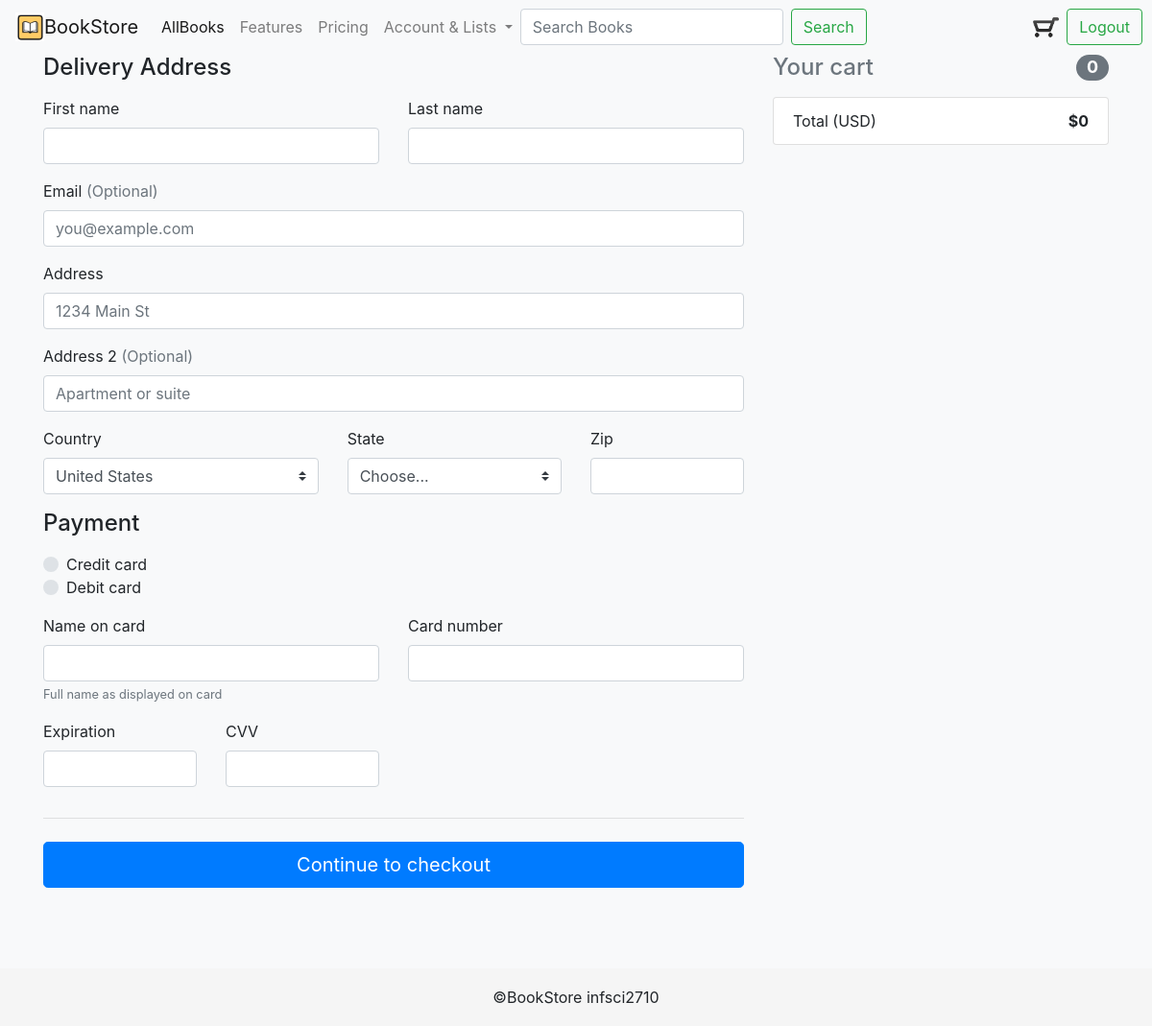
Before: /?page=cart (signed in) with the older database file.
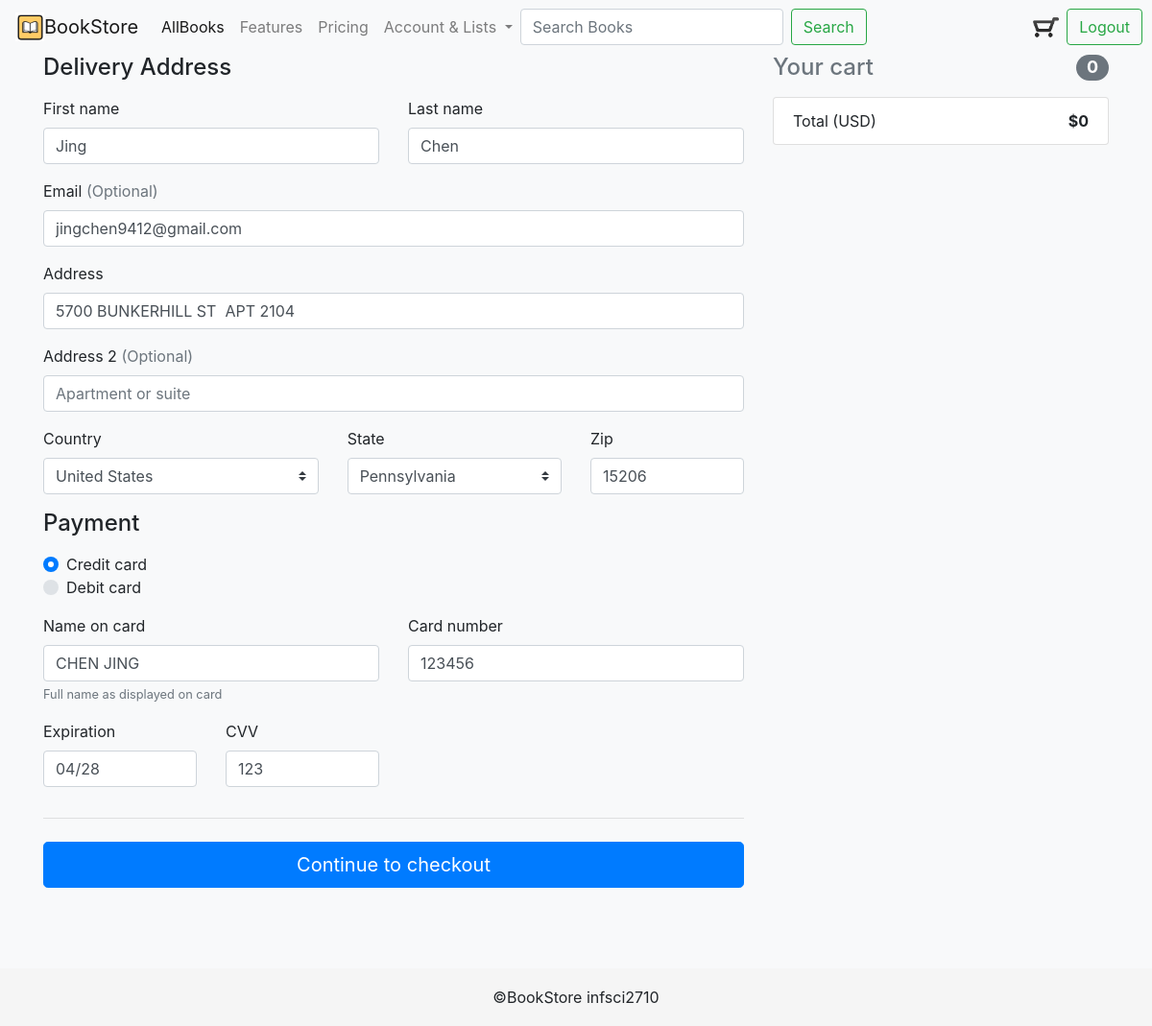
After: the same page with the newer database file.
### tables this page shows
CREATE TABLE IF NOT EXISTS `address_payment` (
  `address_id` int(32) NOT NULL,
  `first_name` varchar(50) NOT NULL,
  `last_name` varchar(50) NOT NULL,
  `email` varchar(100) DEFAULT NULL,
  `address` varchar(250) NOT NULL,
  `country` varchar(100) NOT NULL,
  `state` varchar(100) NOT NULL,
  `zip` int(10) NOT NULL,
  `card_type` varchar(20) NOT NULL,
  `name_on_card` varchar(100) NOT NULL,
  `card_number` int(11) NOT NULL,
  `expiration` varchar(20) NOT NULL,
  `cvv` int(10) NOT NULL
);

### functions.php (called while the page is built, shortened)
<?php
    $states = array(
    'AL'=>'Alabama',
    'AK'=>'Alaska',
    'AZ'=>'Arizona',
    'AR'=>'Arkansas',
    'CA'=>'California',
    'CO'=>'Colorado',
    'CT'=>'Connecticut',
    'DE'=>'Delaware',
    'DC'=>'District of Columbia',
    'FL'=>'Florida',
    'GA'=>'Georgia',
    'HI'=>'Hawaii',
    'ID'=>'Idaho',
    'IL'=>'Illinois',
    'IN'=>'Indiana',
    'IA'=>'Iowa',
    'KS'=>'Kansas',
    'KY'=>'Kentucky',
    'LA'=>'Louisiana',
    'ME'=>'Maine',
    'MD'=>'Maryland',
    'MA'=>'Massachusetts',
    'MI'=>'Michigan',
    'MN'=>'Minnesota',
    'MS'=>'Mississippi',
    'MO'=>'Missouri',
    'MT'=>'Montana',
    'NE'=>'Nebraska',
    'NV'=>'Nevada',
    'NH'=>'New Hampshire',
    'NJ'=>'New Jersey',
    'NM'=>'New Mexico',
    'NY'=>'New York',
    'NC'=>'North Carolina',
    'ND'=>'North Dakota',
    'OH'=>'Ohio',
    'OK'=>'Oklahoma',
    'OR'=>'Oregon',
    'PA'=>'Pennsylvania',
    'RI'=>'Rhode Island',
    'SC'=>'South Carolina',
    'SD'=>'South Dakota',
    'TN'=>'Tennessee',
    'TX'=>'Texas',
    'UT'=>'Utah',
    'VT'=>'Vermont',
    'VA'=>'Virginia',
    'WA'=>'Washington',
    'WV'=>'West Virginia',
    'WI'=>'Wisconsin',
    'WY'=>'Wyoming',
);
?>

### views/cart.php (the view, shortened to what this page needs)
<?php
  $arr = unserialize($_COOKIE["cart"]);
  $customer_id = $_SESSION['id'];
  if($customer_id){
  $query = "SELECT customer_address FROM customers WHERE customer_id=".$customer_id;
  $result = mysqli_query($link, $query);
  $row = mysqli_fetch_assoc($result);
  $address = $row['customer_address'];
  if($address){
    $query = "SELECT * FROM address_payment WHERE address_id=".$address;
    $result = mysqli_query($link, $query);
    $row = mysqli_fetch_assoc($result);
    $firstname = $row['first_name'];
    $lastname = $row['last_name'];
    $email = $row['email'];
    $address = $row['address'];
    $state = $row['state'];
    $zip = $row['zip'];
    $cc_name = $row['name_on_card'];
    $cc_number = $row['card_number'];
    $cc_expiration = $row['expiration'];
    $cc_cvv = $row['cvv'];
  }
  }
?>
<body class="bg-light">
    <div class="container">
      <div class="row">
        <div class="col-md-4 order-md-2 mb-4">
          <h4 class="d-flex justify-content-between align-items-center mb-3">
            <span class="text-muted">Your cart</span>
            <span class="badge badge-secondary badge-pill">
              <?php if(!empty($arr[0]))
                    echo count($arr);
                    else echo 0;
              ?></span>
          </h4>
          <ul class="list-group mb-3">
            <?php
              $sum = 0.0;
            ?>
            <li class="list-group-item d-flex justify-content-between">
              <span>Total (USD)</span>
              <strong>$<?php
              echo $sum;
              ?></strong>
            </li>
          </ul>
        </div>
        <div class="col-md-8 order-md-1">
          <h4 class="mb-3">Delivery Address</h4>
          <form class="needs-validation" autocomplete="on" method=POST action="?page=checkout" >
            <div class="row">
              <div class="col-md-6 mb-3">
                <label for="firstName" >First name</label>
                <input type="text" class="form-control" name="firstName" <?php echo "value=\"".$firstname."\""?> required>
              </div>
              <div class="col-md-6 mb-3">
                <label for="lastName">Last name</label>
                <input type="text" class="form-control" name="lastName" <?php echo "value=\"".$lastname."\""?> required>
              </div>
            </div>
            <div class="mb-3">
              <label for="email">Email <span class="text-muted">(Optional)</span></label>
              <input type="email" class="form-control" name="email" placeholder="you@example.com" <?php echo "value=\"".$email."\""?>>
            </div>
            <div class="mb-3">
              <label for="address">Address</label>
              <input type="text" class="form-control" name="address" placeholder="1234 Main St" required <?php echo "value=\"".$address."\""?>>
            </div>
            <div class="mb-3">
              <label for="address2">Address 2 <span class="text-muted">(Optional)</span></label>
              <input type="text" class="form-control" name="address2" placeholder="Apartment or suite">
            </div>
            <div class="row">
              <div class="col-md-5 mb-3">
                <label for="country">Country</label>
                <select class="custom-select d-block w-100" name="country" required>
                  <option selected="selected">United States</option>
                </select>
              </div>
              <div class="col-md-4 mb-3">
                <label for="state">State</label>
                <select class="custom-select d-block w-100" name="state" required>
                  <option <?php
                    echo "value=\"".$state."\">";
                    if($state)
                      echo $states[$state];
                    else
                      echo "Choose...";?>
                    </option>
                </select>
              </div>
              <div class="col-md-3 mb-3">
                <label for="zip">Zip</label>
                <input type="text" class="form-control" name="zip" <?php echo "value=\"".$zip."\""?> required>
              </div>
            </div>
            <h4 class="mb-3">Payment</h4>
            <div class="d-block my-3">
              <div class="custom-control custom-radio">
                <label class="custom-control-label" for="credit">Credit card</label>
              </div>
              <div class="custom-control custom-radio">
                <label class="custom-control-label" for="debit">Debit card</label>
              </div>
            </div>
            <div class="row">
              <div class="col-md-6 mb-3">
                <label for="cc-name">Name on card</label>
                <input type="text" class="form-control" name="cc-name" <?php echo "value=\"".$cc_name."\""?> required>
                <small class="text-muted">Full name as displayed on card</small>
              </div>
              <div class="col-md-6 mb-3">
                <label for="cc-number">Card number</label>
                <input type="text" class="form-control" name="cc-number" <?php echo "value=\"".$cc_number."\""?> required>
              </div>
            </div>
            <div class="row">
              <div class="col-md-3 mb-3">
                <label for="cc-expiration">Expiration</label>
                <input type="text" class="form-control" name="cc-expiration" <?php echo "value=\"".$cc_expiration."\""?> required>
              </div>
              <div class="col-md-3 mb-3">
                <label for="cc-expiration">CVV</label>
                <input type="text" class="form-control" name="cc-cvv" <?php echo "value=\"".$cc_cvv."\""?> required>
              </div>
            </div>
            <hr class="mb-4">
            <button class="btn btn-primary btn-lg btn-block"  type="submit">Continue to checkout</button>
          </form>
        </div>
      </div>
      <footer class="my-5 pt-5 text-muted text-center text-small">
      </footer>
    </div>
  </body>

### views/header.php (shortened to what this page needs)
<!DOCTYPE html>
<html lang="en">
  <head>
    <link rel="stylesheet" type="text/css" href="./styles.css">
    <link rel="stylesheet" href="https://maxcdn.bootstrapcdn.com/bootstrap/4.0.0/css/bootstrap.min.css">
  </head>
  <body>
<nav class="navbar sticky-top navbar-expand-lg navbar-light bg-light ">
  <a class="navbar-brand" href="http://localhost/onlinebookstore/"><img src="pic/bookstore_icon.png" width="30" height="30" class="d-inline-block align-top" alt="">BookStore</a>
  <div class="collapse navbar-collapse" id="navbarNavDropdown">
    <ul class="navbar-nav">
      <li class="nav-item active">
        <a class="nav-link" href="http://localhost/onlinebookstore/?page=search">AllBooks <span class="sr-only">(current)</span></a>
      </li>
      <li class="nav-item">
        <a class="nav-link" href="#">Features</a>
      </li>
      <li class="nav-item">
        <a class="nav-link" href="#">Pricing</a>
      </li>
      <li class="nav-item dropdown">
        <a class="nav-link dropdown-toggle" href="#" id="navbarDropdownMenuLink" data-toggle="dropdown" aria-haspopup="true" aria-expanded="false">
          Account & Lists
        </a>
      </li>
    </ul>
    <form class="form-inline">
    <input type="text" name="q" class="form-control mr-sm-2" id="search" placeholder="Search Books">
    <button class="btn btn-outline-success my-2 my-sm-0" type="submit">Search</button>
  </form>
    <div class="loginandsignup" style="position: fixed;right: 10px;">
      <?php if ($_SESSION['id']) { ?>
        <a href="?page=cart"><img src="pic/cart.png"  width="35" height="35"></a>
        <a class="btn btn-outline-success " href="?function=logout">Logout</a>
      <?php } else { ?>
    <button class="btn btn-outline-success my-2 my-sm-0" data-toggle="modal" data-target="#myModal">Login/Signup</button>
      <?php } ?>
  </div>
  </div>
</nav>

### index.php
<?php
    include("functions.php");
    include("views/header.php");
    if ($_GET['page'] == 'cart') {
        include("views/cart.php");
    } else if ($_GET['page'] == 'search') {
        include("views/search.php");
    } else if ($_GET['page'] == 'account'){
        include("views/account.php");
    } else if ($_GET['page'] == 'detail'){
        include("views/detail.php");
    } else if ($_GET['page'] == 'addCart'){
        include("views/addCart.php");
    } else if ($_GET['page'] == 'deleteCart'){
        include("views/deleteCart.php");
    } else if ($_GET['page'] == 'checkout'){
        include("views/checkOut.php");
    } else
        include("views/home.php");
    include("views/footer.php");
?>

### views/footer.php (shortened to what this page needs)
<footer class="footer" >
    <div class="container" align="center">
        <p>&copy;BookStore infsci2710</p>
    </div>
</footer>
  </body>
</html>

### styles.css (style rules this page uses)
html { position: relative; min-height: 100%; }
body { margin-bottom: 60px; }
.footer { position: absolute; bottom: 0; width: 100%; height: 60px; line-height: 60px; background-color: #f5f5f5; }

Changed rows visible on the page:
added address_payment: firstName "Jing", lastName "Chen", email "jingchen9412@gmail.com", address "5700 BUNKERHILL ST APT 2104", state "Pennsylvania", zip "15206", cc-name "CHEN JING", cc-number "123456", cc-expiration "04/28", cc-cvv "123"
Other visible differences:
form field state: "Choose..." → (not shown)
